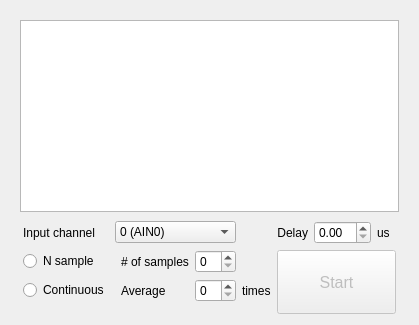
     <widget class="QWidget" name="Oscilloscope">
      <attribute name="title">
       <string>Oscilloscope</string>
      </attribute>
      <layout class="QGridLayout" name="gridLayout_7">
       <item row="0" column="0">
        <widget class="QWidget" name="widget_4" native="true">
         <layout class="QGridLayout" name="gridLayout_9">
          <property name="bottomMargin">
           <number>0</number>
          </property>
          <item row="0" column="0">
           <widget class="QGraphicsView" name="view_Osci"/>
          </item>
          <item row="1" column="0">
           <widget class="QWidget" name="widget_5" native="true">
            <layout class="QGridLayout" name="gridLayout_8">
             <property name="leftMargin">
              <number>3</number>
             </property>
             <property name="topMargin">
              <number>3</number>
             </property>
             <property name="rightMargin">
              <number>3</number>
             </property>
             <property name="bottomMargin">
              <number>0</number>
             </property>
             <item row="2" column="0">
              <widget class="QRadioButton" name="radioButton_Contin_Osci">
               <property name="enabled">
                <bool>true</bool>
               </property>
               <property name="text">
                <string>Continuous</string>
               </property>
              </widget>
             </item>
             <item row="2" column="4">
              <widget class="QLabel" name="label_15">
               <property name="text">
                <string>times</string>
               </property>
              </widget>
             </item>
             <item row="1" column="0">
              <widget class="QRadioButton" name="radioButton_NSample_Osci">
               <property name="enabled">
                <bool>true</bool>
               </property>
               <property name="text">
                <string>N sample</string>
               </property>
              </widget>
             </item>
             <item row="1" column="5" rowspan="4" colspan="4">
              <widget class="QPushButton" name="pushButton_SorS_Osci">
               <property name="enabled">
                <bool>false</bool>
               </property>
               <property name="sizePolicy">
                <sizepolicy hsizetype="Minimum" vsizetype="Minimum">
                 <horstretch>0</horstretch>
                 <verstretch>0</verstretch>
                </sizepolicy>
               </property>
               <property name="font">
                <font>
                 <pointsize>12</pointsize>
                </font>
               </property>
               <property name="text">
                <string>Start</string>
               </property>
              </widget>
             </item>
             <item row="0" column="6">
              <widget class="QDoubleSpinBox" name="spinBox_Delay_Osci">
               <property name="enabled">
                <bool>true</bool>
               </property>
              </widget>
             </item>
             <item row="0" column="1" colspan="3">
              <widget class="QComboBox" name="comboBox_InCh_Osci">
               <property name="enabled">
                <bool>true</bool>
               </property>
               <item>
                <property name="text">
                 <string>0 (AIN0)</string>
                </property>
               </item>
               <item>
                <property name="text">
                 <string>1 (AIN1)</string>
                </property>
               </item>
               <item>
                <property name="text">
                 <string>2 (AIN2)</string>
                </property>
               </item>
               <item>
                <property name="text">
                 <string>3 (AIN3)</string>
                </property>
               </item>
               <item>
                <property name="text">
                 <string>4 (AIN4)</string>
                </property>
               </item>
               <item>
                <property name="text">
                 <string>5 (AIN5)</string>
                </property>
               </item>
               <item>
                <property name="text">
                 <string>7 (PREAMP)</string>
                </property>
               </item>
              </widget>
             </item>
             <item row="2" column="3">
              <widget class="QSpinBox" name="spinBox_AvTimes_Osci">
               <property name="enabled">
                <bool>true</bool>
               </property>
              </widget>
             </item>
             <item row="0" column="0">
              <widget class="QLabel" name="label_10">
               <property name="text">
                <string>Input channel</string>
               </property>
              </widget>
             </item>
             <item row="1" column="2">
              <widget class="QLabel" name="label_13">
               <property name="text">
                <string># of samples</string>
               </property>
              </widget>
             </item>
             <item row="2" column="2">
              <widget class="QLabel" name="label_14">
               <property name="text">
                <string>Average</string>
               </property>
              </widget>
             </item>
             <item row="1" column="3">
              <widget class="QSpinBox" name="spinBox_Samples_Osci">
               <property name="enabled">
                <bool>true</bool>
               </property>
              </widget>
             </item>
             <item row="0" column="7">
              <widget class="QLabel" name="label_12">
               <property name="text">
                <string>us</string>
               </property>
              </widget>
             </item>
             <item row="0" column="5">
              <widget class="QLabel" name="label_11">
               <property name="text">
                <string>Delay</string>
               </property>
               <property name="alignment">
                <set>Qt::AlignRight|Qt::AlignTrailing|Qt::AlignVCenter</set>
               </property>
              </widget>
             </item>
            </layout>
           </widget>
          </item>
         </layout>
        </widget>
       </item>
      </layout>
     </widget>
